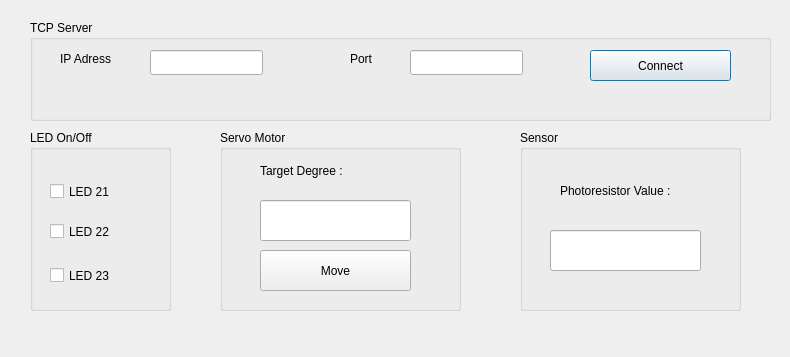
<?xml version="1.0" encoding="UTF-8"?>
<ui version="4.0">
 <class>Dialog</class>
 <widget class="QDialog" name="Dialog">
  <property name="geometry">
   <rect>
    <x>0</x>
    <y>0</y>
    <width>790</width>
    <height>357</height>
   </rect>
  </property>
  <property name="windowTitle">
   <string>Dialog</string>
  </property>
  <widget class="QGroupBox" name="groupBox">
   <property name="geometry">
    <rect>
     <x>30</x>
     <y>20</y>
     <width>741</width>
     <height>101</height>
    </rect>
   </property>
   <property name="title">
    <string>TCP Server</string>
   </property>
   <widget class="QLabel" name="label">
    <property name="geometry">
     <rect>
      <x>30</x>
      <y>30</y>
      <width>71</width>
      <height>17</height>
     </rect>
    </property>
    <property name="text">
     <string>IP Adress</string>
    </property>
   </widget>
   <widget class="QLabel" name="label_2">
    <property name="geometry">
     <rect>
      <x>320</x>
      <y>30</y>
      <width>71</width>
      <height>17</height>
     </rect>
    </property>
    <property name="text">
     <string>Port</string>
    </property>
   </widget>
   <widget class="QPushButton" name="Connectbtn">
    <property name="geometry">
     <rect>
      <x>560</x>
      <y>30</y>
      <width>141</width>
      <height>31</height>
     </rect>
    </property>
    <property name="text">
     <string>Connect</string>
    </property>
   </widget>
   <widget class="QLineEdit" name="IPEdit">
    <property name="geometry">
     <rect>
      <x>120</x>
      <y>30</y>
      <width>113</width>
      <height>25</height>
     </rect>
    </property>
   </widget>
   <widget class="QLineEdit" name="PortEdit">
    <property name="geometry">
     <rect>
      <x>380</x>
      <y>30</y>
      <width>113</width>
      <height>25</height>
     </rect>
    </property>
   </widget>
  </widget>
  <widget class="QGroupBox" name="groupBox_2">
   <property name="geometry">
    <rect>
     <x>30</x>
     <y>130</y>
     <width>141</width>
     <height>181</height>
    </rect>
   </property>
   <property name="title">
    <string>LED On/Off</string>
   </property>
   <widget class="QCheckBox" name="led21">
    <property name="geometry">
     <rect>
      <x>20</x>
      <y>50</y>
      <width>92</width>
      <height>23</height>
     </rect>
    </property>
    <property name="text">
     <string>LED 21</string>
    </property>
   </widget>
   <widget class="QCheckBox" name="led22">
    <property name="geometry">
     <rect>
      <x>20</x>
      <y>90</y>
      <width>92</width>
      <height>23</height>
     </rect>
    </property>
    <property name="text">
     <string>LED 22</string>
    </property>
   </widget>
   <widget class="QCheckBox" name="led23">
    <property name="geometry">
     <rect>
      <x>20</x>
      <y>130</y>
      <width>91</width>
      <height>31</height>
     </rect>
    </property>
    <property name="text">
     <string>LED 23</string>
    </property>
   </widget>
  </widget>
  <widget class="QGroupBox" name="groupBox_3">
   <property name="geometry">
    <rect>
     <x>220</x>
     <y>130</y>
     <width>241</width>
     <height>181</height>
    </rect>
   </property>
   <property name="title">
    <string>Servo Motor</string>
   </property>
   <widget class="QPushButton" name="Move">
    <property name="geometry">
     <rect>
      <x>40</x>
      <y>120</y>
      <width>151</width>
      <height>41</height>
     </rect>
    </property>
    <property name="text">
     <string>Move</string>
    </property>
   </widget>
   <widget class="QLineEdit" name="degree">
    <property name="geometry">
     <rect>
      <x>40</x>
      <y>70</y>
      <width>151</width>
      <height>41</height>
     </rect>
    </property>
   </widget>
   <widget class="QLabel" name="label_3">
    <property name="geometry">
     <rect>
      <x>40</x>
      <y>20</y>
      <width>151</width>
      <height>41</height>
     </rect>
    </property>
    <property name="text">
     <string>Target Degree :</string>
    </property>
   </widget>
  </widget>
  <widget class="QGroupBox" name="groupBox_4">
   <property name="geometry">
    <rect>
     <x>520</x>
     <y>130</y>
     <width>221</width>
     <height>181</height>
    </rect>
   </property>
   <property name="title">
    <string>Sensor</string>
   </property>
   <widget class="QLabel" name="label_4">
    <property name="geometry">
     <rect>
      <x>40</x>
      <y>40</y>
      <width>151</width>
      <height>41</height>
     </rect>
    </property>
    <property name="text">
     <string>Photoresistor Value :</string>
    </property>
   </widget>
   <widget class="QLineEdit" name="sensor">
    <property name="geometry">
     <rect>
      <x>30</x>
      <y>100</y>
      <width>151</width>
      <height>41</height>
     </rect>
    </property>
   </widget>
  </widget>
 </widget>
 <resources/>
 <connections/>
</ui>
